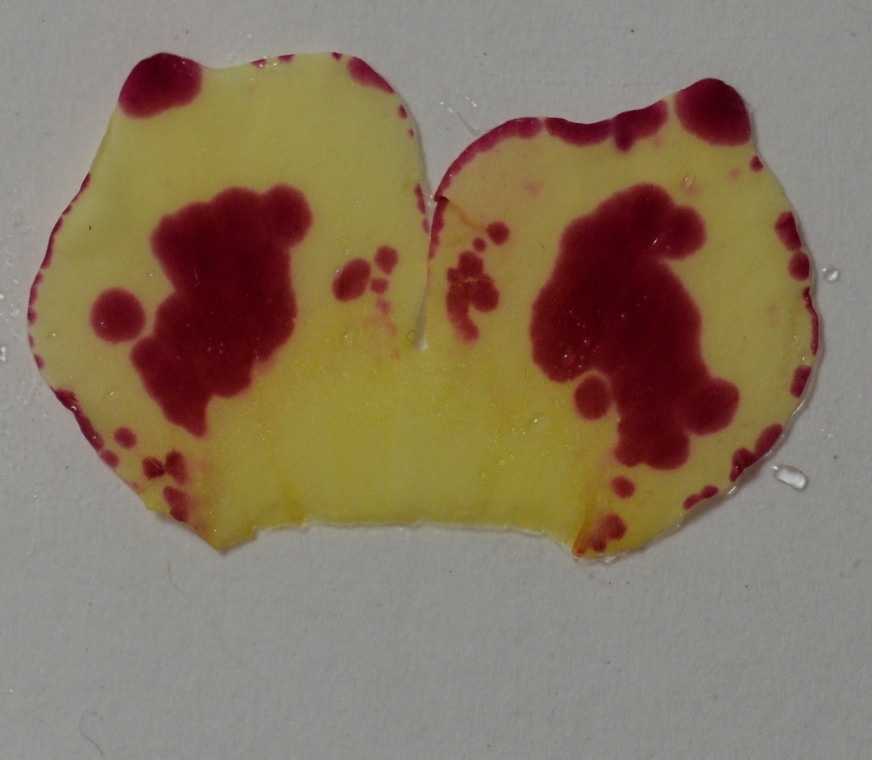
#> input picture 927_side.JPG, 1744 x 1519 px (shown at 1/2 size)
$ python shapetransform.py 927_side.JPG 927_center.png 5
#> lines starting #> are read from the running program, lines starting #| are printed output that depends on the picture; after the words box and inside, x2 and y2 are one past the last pixel; in counts of white or black regions, pixels touching at a corner belong together
### imageutilities.py
import cv2
import numpy as np

def resize_image(img, size):
    r = size / img.shape[1]
    dim = (size, int(img.shape[0] * r))
    return cv2.resize(img, dim, interpolation = cv2.INTER_AREA)

def match_image_size(img1, img2):
    dim = (img1.shape[1])
    return cv2.resize(img2, dim, interpolation = cv2.INTER_AREA)

def brighten_image(img, alpha, beta):
    new_image = np.zeros(img.shape, img.dtype)
    for y in range(img.shape[0]):
        for x in range(img.shape[1]):
            for c in range(img.shape[2]):
                new_image[y,x,c] = np.clip(alpha*img[y,x,c] + beta, 0, 255)
    return new_image

def make_bw(img):
    new_image = np.zeros(img.shape, img.dtype)
    for y in range(img.shape[0]):
        for x in range(img.shape[1]):
            if img[y,x] == 255:
                new_image[y,x] =0
            else:
                new_image[y,x] = 255
    return new_image

### shapetransform.py
import cv2
import sys
import numpy as np
from skimage import io
import imageutilities as img_util

def get_image_kmeans(image, k):
    Z = image.reshape((-1,3))
    Z = np.float32(Z)
    criteria = (cv2.TERM_CRITERIA_EPS + cv2.TERM_CRITERIA_MAX_ITER, 10, 1.0)
    K = int(k)
    ret,label,center=cv2.kmeans(Z,K,None,criteria,10,cv2.KMEANS_RANDOM_CENTERS)
    center = np.uint8(center)
    res = center[label.flatten()]
    res2 = res.reshape((image.shape))
    return res2

# [6 lines left out: function process_vein, not called in this run]

def get_petal_shape(im):
    b_im = img_util.brighten_image(im, 2,0)

    kmeans = get_image_kmeans(b_im, 3)

    im_in =  cv2.cvtColor(kmeans,cv2.COLOR_BGR2GRAY)
    im_in = img_util.make_bw(im_in)

    im_in = cv2.bitwise_not(im_in)

    im_blurred = cv2.blur(im_in, (60,60))

    kernel = np.ones((2,2), np.uint8)

    im_closed = cv2.dilate(im_in, kernel, iterations=1)
    im_closed = cv2.erode(im_closed, kernel, iterations=1)

    im_closed = cv2.blur(im_closed, (20,20))

    # Threshold.
    # Set values equal to or above 220 to 0.
    # Set values below 220 to 255.

    th, im_th = cv2.threshold(im_closed, 220, 255, cv2.THRESH_BINARY_INV)
    th, im_th2 = cv2.threshold(im_th, 220, 255, cv2.THRESH_BINARY_INV)
    # Copy the thresholded image.
    im_floodfill = im_th.copy()
    im_floodfill1 = im_th2.copy()
    # Mask used to flood filling.
    # Notice the size needs to be 2 pixels than the image.
    h, w = im_th.shape[:2]
    mask = np.zeros((h+2, w+2), np.uint8)

    # Floodfill from point (0, 0)
    cv2.floodFill(im_floodfill, mask, (0,0), 255);
    cv2.floodFill(im_floodfill1, mask, (0,0), 255);
    # Invert floodfilled image
    im_floodfill_inv = cv2.bitwise_not(im_floodfill)

    im_out = im_th | im_floodfill_inv

    return im_out

def get_vein_shape(im):

    im_in = cv2.bitwise_not(im)

    im_blurred = cv2.blur(im_in, (60,60))
    im_blurred = cv2.blur(im_blurred, (60,60))
    # im_blurred = cv2.blur(im_blurred, (60,60))

    kernel = np.ones((2,2), np.uint8)

    im_closed = cv2.dilate(im_blurred, kernel, iterations=1)
    im_closed = cv2.erode(im_closed, kernel, iterations=1)

    im_closed = cv2.blur(im_closed, (20,20))
    # Threshold.
    # Set values equal to or above 220 to 0.
    # Set values below 220 to 255.

    th, im_th = cv2.threshold(im_closed, 220, 255, cv2.THRESH_BINARY_INV)

    # Copy the thresholded image.
    im_floodfill = im_th.copy()

    # Mask used to flood filling.
    # Notice the size needs to be 2 pixels than the image.
    h, w = im_th.shape[:2]
    mask = np.zeros((h+2, w+2), np.uint8)

    # Floodfill from point (0, 0)
    cv2.floodFill(im_floodfill, mask, (0,0), 255);

    # Invert floodfilled image
    im_floodfill_inv = cv2.bitwise_not(im_floodfill)

    # Combine the two images to get the foreground.
    im_out = im_th | im_floodfill_inv
    return im_th

def align(im1,im2,s1,s2):
    sz = im1.shape
    warp_mode = cv2.MOTION_EUCLIDEAN

    if warp_mode == cv2.MOTION_HOMOGRAPHY:
        warp_matrix = np.eye(3, 3, dtype=np.float32)
    else:
        warp_matrix = np.eye(2, 3, dtype=np.float32)

    number_of_iterations = 30000

    termination_eps = 1e-5

    criteria = (cv2.TERM_CRITERIA_EPS | cv2.TERM_CRITERIA_COUNT, number_of_iterations,  termination_eps)

    (cc, warp_matrix) = cv2.findTransformECC(s1,s2,warp_matrix, warp_mode, criteria, None, 1)

    if warp_mode == cv2.MOTION_HOMOGRAPHY:
        im2_aligned = cv2.warpPerspective(im2, warp_matrix, (sz[1],sz[0]), flags=cv2.INTER_LINEAR + cv2.WARP_INVERSE_MAP)
    else:
        im2_aligned = cv2.warpAffine(im2, warp_matrix, (sz[1],sz[0]), flags=cv2.INTER_LINEAR + cv2.WARP_INVERSE_MAP)

    return im2_aligned

# [36 lines left out: function align2, not called in this run]

def main():
    img1 = cv2.imread(sys.argv[1])
#> img1 is the input picture: shape (1519, 1744, 3); mean B, G, R 96.8, 118.4, 135.6
    img2 = cv2.imread(sys.argv[2], cv2.IMREAD_GRAYSCALE)
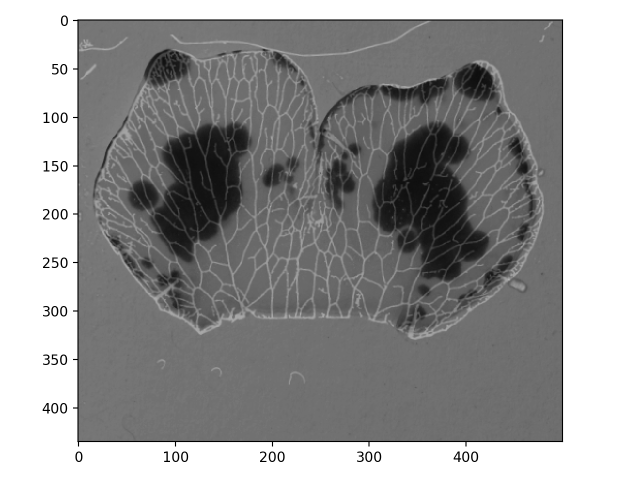
#> input picture 927_center.png, 1280 x 960 px (shown at 1/2 size)
#> img2 is the input picture: shape (960, 1280); min 0, max 255, mean 151
    img1 = img_util.resize_image(img1, 500)
#> in resize_image, `return cv2.resize(img, dim, interpolation = cv2.INTER_AREA)`:
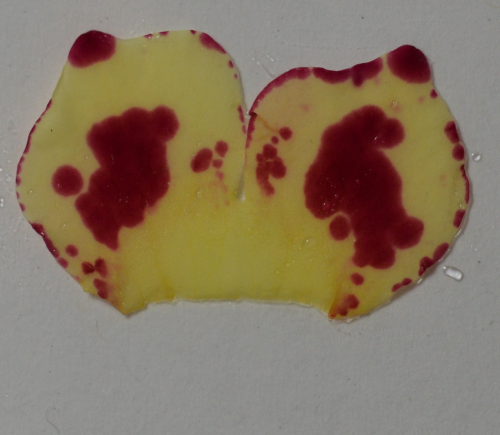
#> returned value: shape (435, 500, 3); mean of channels 0, 1, 2 96.8, 118.4, 135.6; drawn as B, G, R
    img2 = img_util.resize_image(img2, int(sys.argv[3]))
#> img2 = [[205, 120, 127, 113, 203], [195, 81, 104, 71, 195], [209, 146, 143, 143, 210]]
    petal_shape = get_petal_shape(img1)
#> after the loop in brighten_image, `for y in range(img.shape[0]):`:
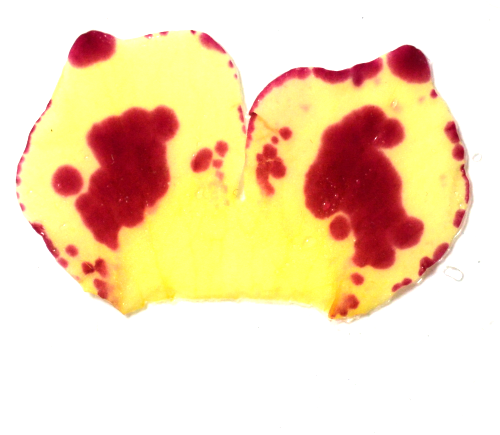
#> new_image: shape (435, 500, 3); mean B, G, R 181.1, 218.5, 243.9
#> in get_image_kmeans, `ret,label,center=cv2.kmeans(Z,K,None,criteria,10,cv2.KMEANS_RANDOM_CEN..`: ret = 185107916.1; center = [[122.1, 238.5, 254.2], [254.6, 255.2, 255.4], [40.64, 30.7, 176.9]]
#> in get_image_kmeans, `center = np.uint8(center)`: center = [[122, 238, 254], [254, 255, 255], [40, 30, 176]]
#> in get_petal_shape, `im_in =  cv2.cvtColor(kmeans,cv2.COLOR_BGR2GRAY)`:
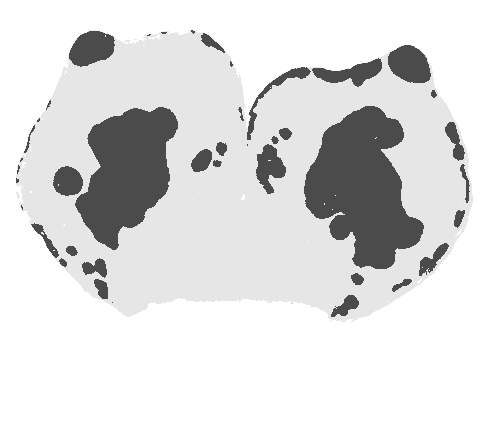
#> im_in: shape (435, 500); min 75, max 255, mean 221.9
#> after the loop in make_bw, `for y in range(img.shape[0]):`:
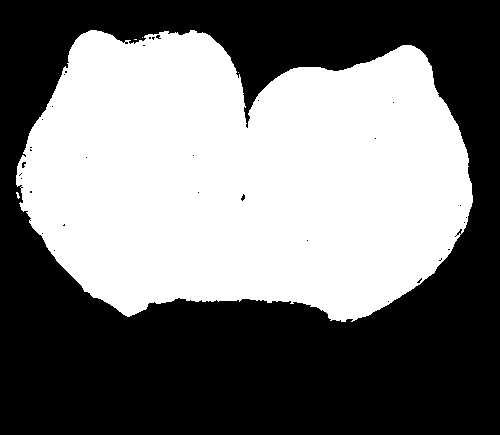
#> new_image: shape (435, 500); 46.9% white; 5 white regions (4 under 20 px), largest, box (x1, y1, x2, y2) and area: (16, 30, 473, 322) 101916
#> in get_petal_shape, `im_closed = cv2.dilate(im_in, kernel, iterations=1)`: im_closed: shape (435, 500); 53.7% white; 3 black regions (2 under 20 px), largest, box (x1, y1, x2, y2) and area: (17, 31, 473, 322) 100773
#> in get_petal_shape, `im_closed = cv2.erode(im_closed, kernel, iterations=1)`: im_closed: shape (435, 500); 53.2% white; 3 black regions (2 under 20 px), largest, box (x1, y1, x2, y2) and area: (17, 31, 474, 323) 101855
#> in get_petal_shape, `im_closed = cv2.blur(im_closed, (20,20))`:
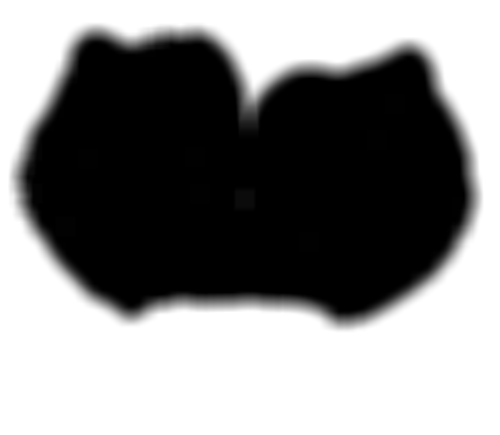
#> im_closed: shape (435, 500); min 0, max 255, mean 135.6
#> in get_petal_shape, `th, im_th = cv2.threshold(im_closed, 220, 255, cv2.THRESH_BINARY_INV)`:
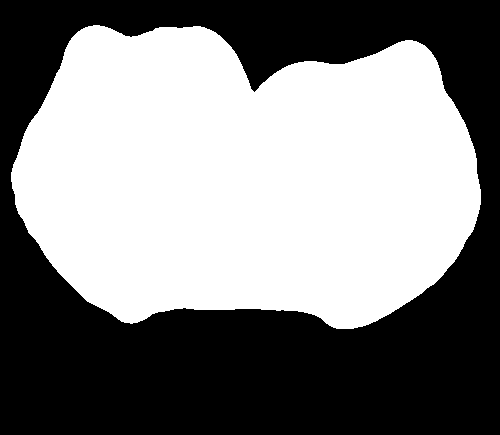
#> im_th: shape (435, 500); 51.2% white; 1 black region, box (x1, y1, x2, y2) and area: (0, 0, 500, 435) 106138
#> in get_petal_shape, `cv2.floodFill(im_floodfill, mask, (0,0), 255);`: im_floodfill: shape (435, 500); every value is 255
#> in get_petal_shape, `im_floodfill_inv = cv2.bitwise_not(im_floodfill)`: im_floodfill_inv: shape (435, 500); every value is 0
    vein_shape = get_vein_shape(img2)
#> in get_vein_shape, `im_in = cv2.bitwise_not(im)`: im_in = [[50, 135, 128, 142, 52], [60, 174, 151, 184, 60], [46, 109, 112, 112, 45]]
#> in get_vein_shape, `im_blurred = cv2.blur(im_in, (60,60))`: im_blurred = [[123, 123, 123, 123, 123], [123, 123, 123, 123, 123], [123, 123, 123, 123, 123]]
#> in get_vein_shape, `im_closed = cv2.dilate(im_blurred, kernel, iterations=1)`: im_closed has the same summary as im_blurred
#> in get_vein_shape, `th, im_th = cv2.threshold(im_closed, 220, 255, cv2.THRESH_BINARY_INV)`: im_th = [[255, 255, 255, 255, 255], [255, 255, 255, 255, 255], [255, 255, 255, 255, 255]]
#> in get_vein_shape, `im_floodfill = im_th.copy()`: im_floodfill has the same summary as im_th
#> in get_vein_shape, `im_floodfill_inv = cv2.bitwise_not(im_floodfill)`: im_floodfill_inv = [[0, 0, 0, 0, 0], [0, 0, 0, 0, 0], [0, 0, 0, 0, 0]]
#> in get_vein_shape, `im_out = im_th | im_floodfill_inv`: im_out has the same summary as im_th
#> vein_shape has the same summary as im_th in get_vein_shape

    vein_aligned = align(img1, img2, petal_shape,vein_shape)
    grimg = cv2.cvtColor(img1,cv2.COLOR_BGR2GRAY)
    alpha = 0.8
    beta = (1.0 - alpha)
    dst = cv2.addWeighted(grimg, alpha, vein_aligned, beta, 0.0)
    io.imshow(dst)
    io.show()


if __name__ == "__main__":
#> (the run stopped early here; a loop or call above may not have finished)
